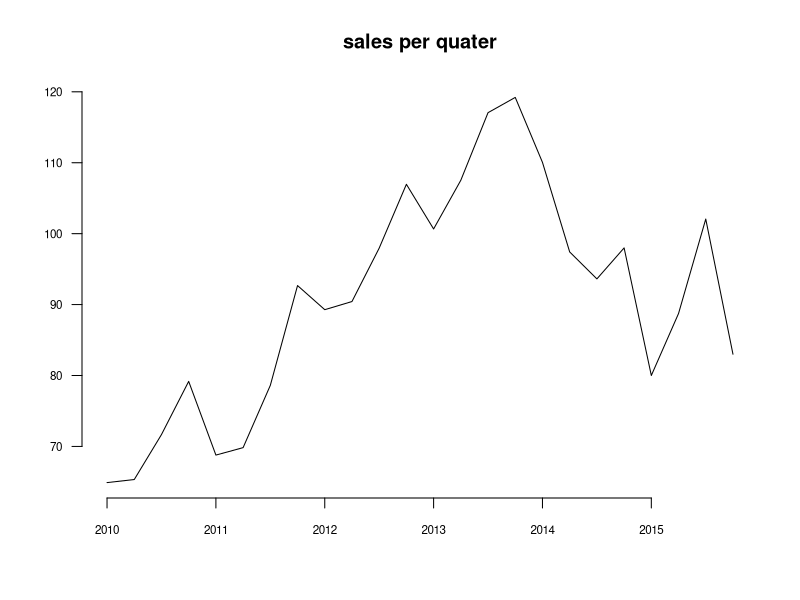
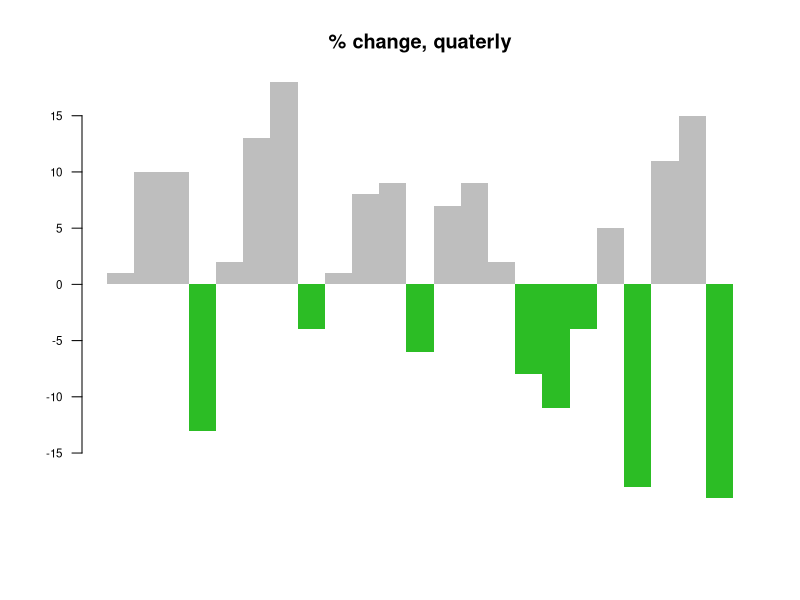
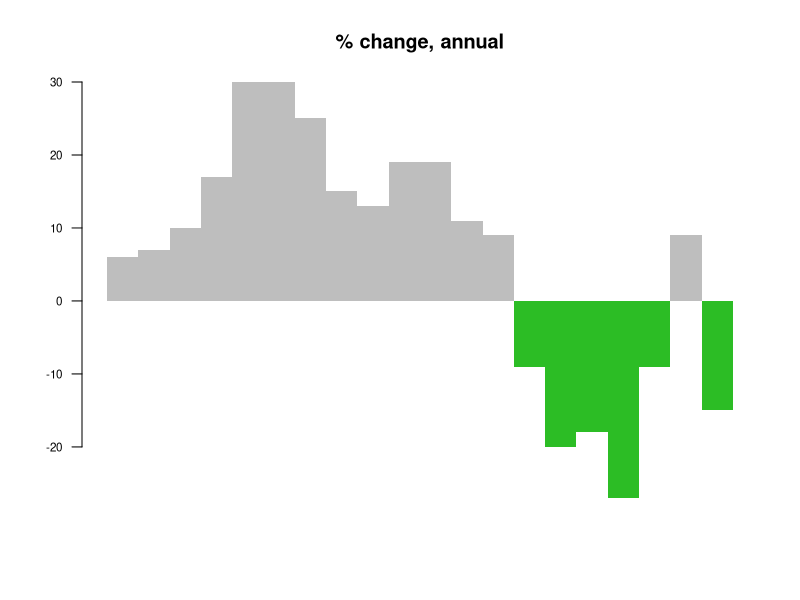
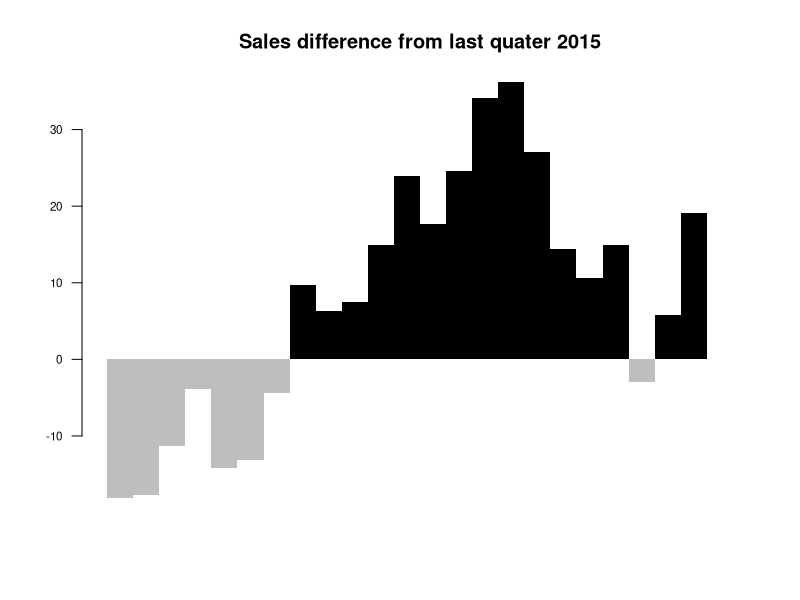
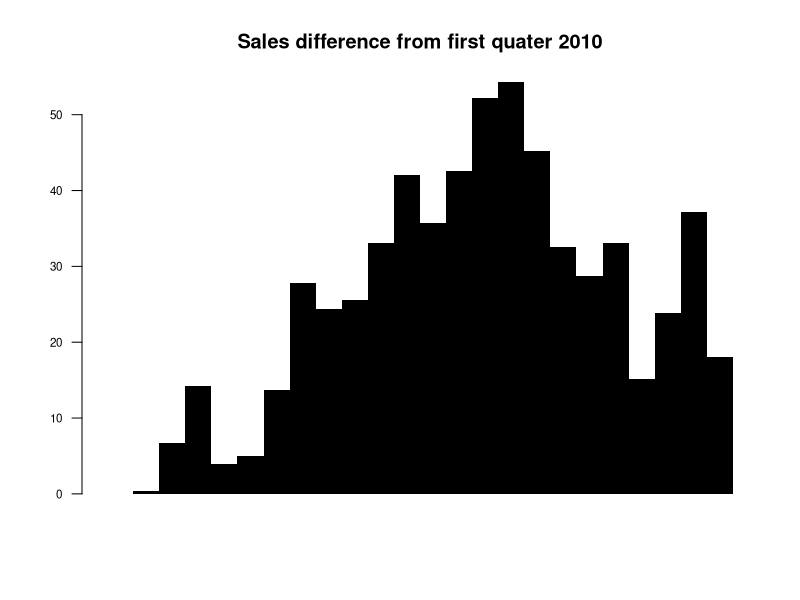
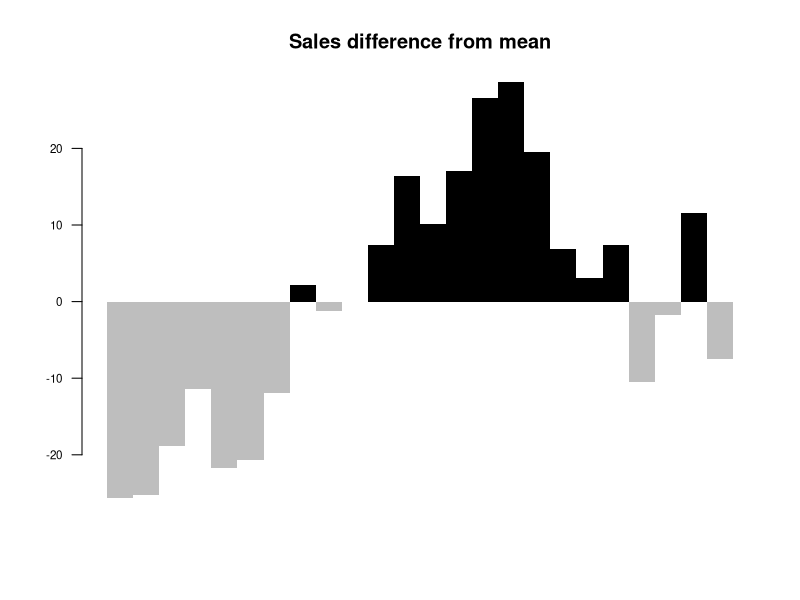

Here is the R script that generated these plots, in order: (Note: this script raises an error after producing the figures.)
## ---- chunk 1
# Create the data.
a <-rep(c(2010,2011,2012,2013,2014,2015),each = 4)
b <- seq(1:24)
c <- c(64.9,65.33,71.67,79.17,68.78,69.83,78.61,92.68,89.28,90.43,97.96,106.96,100.66,107.53,117.06,119.21,110.05,97.42,93.62,97.99,80,88.74,102.06,83)
data <- as.data.frame(cbind(a,b,c))
colnames(data) <-c("year","quater","sales")
## ---- chunk 2
# Regular time series for sales
par(cex.axis=0.7)
data.ts <- ts(data$sales, start=c(2010, 1), frequency=4)
plot(data.ts, xlab="", ylab="", main="sales per quater", las=1, bty="n")
## ---- chunk 3
# Quaterly change
curr <- as.numeric(data$sales[-1])
prev <- as.numeric(data$sales[1:(length(data$sales)-1)])
quaChange <- 100 * round( (curr-prev) / prev, 2 )
barCols <- sapply(quaChange, 
	function(x) { 
		if (x < 0) {
			return("#2cbd25")
		} else {
			return("gray")
		}
	})

barplot(quaChange, border=NA, space=0, las=1, col=barCols, main="% change, quaterly")
## ---- chunk 4
# Year-over-year change
curr <- as.numeric(data$sales[-(1:4)])
prev <- as.numeric(data$sales[1:(length(data$sales)-4)])
annChange <- 100 * round( (curr-prev) / prev, 2 )
barCols <- sapply(annChange, 
	function(x) { 
		if (x < 0) {
			return("#2cbd25")
		} else {
			return("gray")
		}
	})

barplot(annChange, border=NA, space=0, las=1, col=barCols, main="% change, annual")
## ---- chunk 5
# Relative to current 2015
curr <- as.numeric(data$sales[length(data$sales)])
salesDiff <- as.numeric(data$sales) - curr
barCols.diff <- sapply(salesDiff,
	function(x) {
		if (x < 0) {
			return("gray")
		} else {
			return("black")
		}
	}
)
barplot(salesDiff, border=NA, space=0, las=1, col=barCols.diff, main="Sales difference from last quater 2015")
## ---- chunk 6
# Relative to first quater
ori <- as.numeric(data$sales[1])
salesDiff <- as.numeric(data$sales) - ori
barCols.diff <- sapply(salesDiff,
	function(x) {
		if (x < 0) {
			return("gray")
		} else {
			return("black")
		}
	}
)
barplot(salesDiff, border=NA, space=0, las=1, col=barCols.diff, main="Sales difference from first quater 2010")
## ---- chunk 7
# difference from the mean
mean <- mean(as.numeric(data$sales))
salesDiff <- as.numeric(data$sales) - mean
barCols.diff <- sapply(salesDiff,
	function(x) {
		if (x < 0) {
			return("gray")
		} else {
			return("black")
		}
	}
)
barplot(salesDiff, border=NA, space=0, las=1, col=barCols.diff, main="Sales difference from mean")
## ---- chunk 8
knitr::include_graphics("images/aya-stacked.png")
## ---- chunk 9
knitr::include_graphics("images/aya-stacked-perception.jpg")
## ---- chunk 10
knitr::include_graphics(c("images/aya-bar1.png", "images/aya-bar2.png"))
## ---- chunk 11
knitr::include_graphics("images/aya-gantt.png")
## ---- chunk 12
knitr::include_graphics("images/aya-stream.png")
## ---- chunk 13
knitr::include_graphics("images/aya-heat-map.png")
## ---- chunk 14
knitr::include_graphics("images/aya-polar.jpg")
## ---- chunk 15
library(ggplot2)

theme_set(theme_bw())  #set background theme

plot1 <- ggplot(mtcars, aes(x = hp, y = mpg)) + geom_point(aes(col=factor(vs), size = 2)) + geom_smooth(method = "loess", se = F) + xlim(c(0, 400)) + ylim(c(0, 40)) + labs(title = "Horsepower vs. MPG", y = "Miles Per Gallon", x = "Horsepower")

plot(plot1)  #we have to actually call the plot() function on the plot object we created
